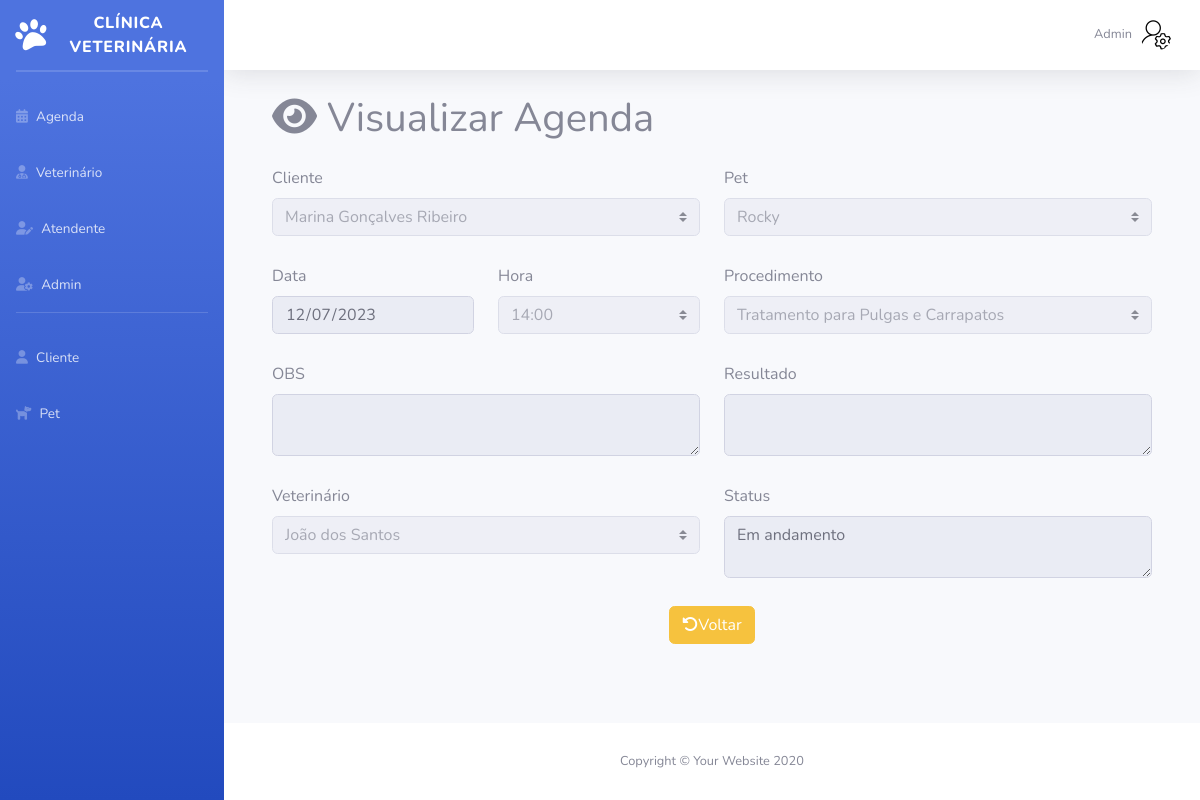
The page /Sistema/Admin/olharAgenda.php?id=10 (signed in) on the database its author committed.
### tables this page shows
CREATE TABLE `pet` (
  `id` int(11) NOT NULL,
  `statusPet` varchar(10) NOT NULL,
  `nome` varchar(100) NOT NULL,
  `especie` varchar(50) NOT NULL,
  `anoNascimento` int(11) NOT NULL,
  `sexo` varchar(15) NOT NULL,
  `cor` varchar(50) NOT NULL,
  `obs` varchar(300) DEFAULT NULL,
  `cliente_id` int(11) NOT NULL,
  `raca_id` int(11) DEFAULT NULL
);

CREATE TABLE `cliente` (
  `id` int(11) NOT NULL,
  `statusCliente` varchar(15) NOT NULL,
  `nome` varchar(200) NOT NULL,
  `telefone` varchar(20) NOT NULL,
  `endereco` varchar(200) NOT NULL,
  `bairro` varchar(50) NOT NULL,
  `cep` varchar(15) NOT NULL,
  `numero` int(6) NOT NULL,
  `cidade` varchar(100) NOT NULL,
  `UF` varchar(2) NOT NULL,
  `sexo` varchar(1) NOT NULL,
  `dataNascimento` varchar(50) NOT NULL,
  `CPF` varchar(14) NOT NULL,
  `email` varchar(200) NOT NULL,
  `dataCadastro` date NOT NULL DEFAULT current_timestamp()
);

CREATE TABLE `agenda` (
  `id` int(11) NOT NULL,
  `statusAgenda` varchar(20) NOT NULL,
  `data` varchar(50) NOT NULL,
  `hora` varchar(50) NOT NULL,
  `obs` varchar(500) DEFAULT NULL,
  `resultado` varchar(500) DEFAULT NULL,
  `pet_id` int(11) DEFAULT NULL,
  `veterinario_id` int(11) DEFAULT NULL,
  `procedimento_id` int(11) DEFAULT NULL
);

### Sistema/Admin/olharAgenda.php (the view, shortened to what this page needs)
<?php
require_once("conexao.php");
$sql = "select * from agenda where id = " . $_GET['id'];
$resultado = mysqli_query($conexao, $sql);
$linha = mysqli_fetch_array($resultado);
?>
<!DOCTYPE html>
<html lang="pt-br">
<head>
    <link href="vendor/fontawesome-free/css/all.min.css" rel="stylesheet" type="text/css">
    <link href="css/sb-admin-2.min.css" rel="stylesheet">
</head>
<body id="page-top">
    <div id="wrapper">
        <?php require_once("sidebarAdmin.php"); ?>
        <div id="content-wrapper" class="d-flex flex-column">
            <div id="content">
                <?php require_once("topbarAdmin.php"); ?>
                <div class="container-fluid">
                    <div class="container">
                        <h1 class="mb-4"><i class="fa-solid fa-eye"></i> Visualizar Agenda</h1>
                        <form method="post">
                            <div class="row">
                                <div class="col-6">
                                    <div class="mb-1">
                                        <label for="formGroupExampleInput" class="form-label">Cliente</label>
                                        <select disabled class="custom-select" aria-label="Disabled select example" disabled>
                                            <?php
                                            $pet_id = $linha['pet_id'];
                                            $sql = "SELECT pet.*, cliente.nome AS nome_cliente
                                            FROM pet
                                            INNER JOIN cliente ON pet.cliente_id = cliente.id
                                            WHERE pet.id = '$pet_id'";
                                            $resultado = mysqli_query($conexao, $sql);
                                            if ($resultado) {
                                                $dados_pet = mysqli_fetch_assoc($resultado);
                                                $nome_cliente = $dados_pet['nome_cliente'];
                                                $nome_pet = $dados_pet['nome'];
                                                echo "<option>{$nome_cliente}</option>";
                                            } ?>
                                        </select>
                                    </div>
                                </div>
                                <div class="col-6">
                                    <div class="mb-1">
                                        <label for="formGroupExampleInput" class="form-label">Pet</label>
                                        <select class="custom-select" aria-label="Disabled select example" disabled>
                                            <?php echo "<option>{$nome_pet}</option>"; ?>
                                        </select>
                                    </div>
                                </div>
                            </div> <br>
                            <div class="row">
                                <div class="col-3">
                                    <div class="mb-1">
                                        <label for="formGroupExampleInput" class="form-label">Data</label>
                                        <input disabled name="data" type="date" class="form-control" value="<?= $linha['data'] ?>" disabled><br>
                                    </div>
                                </div>
                                <div class="col-3">
                                    <div class="mb-1">
                                        <label for="formGroupExampleInput" class="form-label">Hora</label>
                                        <select disabled name="hora" class="custom-select" disabled>
                                            <option value="14:00" <?php echo ($linha['hora'] == '14:00') ? 'selected' : ''; ?>>14:00</option>
                                        </select>
                                    </div>
                                </div>
                                <div class="col-6">
                                    <div class="mb-1">
                                        <label for="procedimento_id" class="form-label">Procedimento</label>
                                        <select disabled name="procedimento_id" class="custom-select " disabled>
                                            <?php
                                            $sql = "SELECT * FROM procedimento WHERE statusProcedimento = 'Ativo' ORDER BY nome";
                                            $resultado = mysqli_query($conexao, $sql);
                                            while ($linhaPR = mysqli_fetch_array($resultado)) {
                                                $idPr = $linhaPR['id'];
                                                $nome = $linhaPR['nome'];
                                                $selecionado = ($linha['procedimento_id'] == $idPr) ? "selected" : "";
                                                echo "<option value='{$idPr}' {$selecionado}>{$nome}</option>";
                                            }
                                            ?>
                                        </select>
                                    </div>
                                </div>
                            </div>
                            <div class="row">
                                <div class="col-6">
                                    <div class="mb-1">
                                        <label disabled for="formGroupExampleInput" class="form-label">OBS</label>
                                        <textarea name="obs" type="text" class="form-control" disabled><?= $linha['obs'] ?></textarea> <br>
                                    </div>
                                </div>
                                <div class="col-6">
                                    <div class="mb-1">
                                        <label for="formGroupExampleInput" class="form-label">Resultado</label>
                                        <textarea disabled name="resultado" id="campoResultado" class="form-control" disabled><?= $linha['resultado'] ?></textarea>
                                    </div>
                                </div>
                            </div>
                            <div class="row">
                                <div class="col-6">
                                    <label for="veterinario_id" class="form-label">Veterinário</label>
                                    <select disabled name="veterinario_id" class="custom-select " disabled>
                                        <?php
                                        $sql = "select * from veterinario order by nome";
                                        $resultado = mysqli_query($conexao, $sql);
                                        while ($linhaVT = mysqli_fetch_array($resultado)) {
                                            $idVet = $linhaVT['id'];
                                            $nome = $linhaVT['nome'];
                                            $selecionado = ($linha['veterinario_id'] == $idVet) ? "selected" : "";
                                            echo "<option value='{$idVet}' {$selecionado}>{$nome}</option>";
                                        }
                                        ?>
                                    </select>
                                </div>
                                <div class="col-6">
                                <div class="mb-1">
                                        <label for="formGroupExampleInput" class="form-label"> Status</label>
                                        <textarea disabled class="form-control" disabled><?= $linha['statusAgenda'] ?></textarea>
                                    </div>
                                </div>
                            </div>
                    </div>
                    <br>
                    <center><a href="listagemAgenda.php" class="btn btn-warning"><i class="fa-solid fa-rotate-left"></i>Voltar</a></center>
                    </form><br>
                    <?php
                    require_once("footer.php");
                    ?>
</body>
</html>

### rows shown on the page
pet: cliente.nome "Marina Gonçalves Ribeiro", nome "Rocky"
agenda: data "12/07/2023", hora "14:00", statusAgenda "Em andamento"

### other values the page prints
$nomeAdmin "Admin"
form field procedimento_id "Tratamento para Pulgas e Carrapatos"
form field veterinario_id "João dos Santos"
